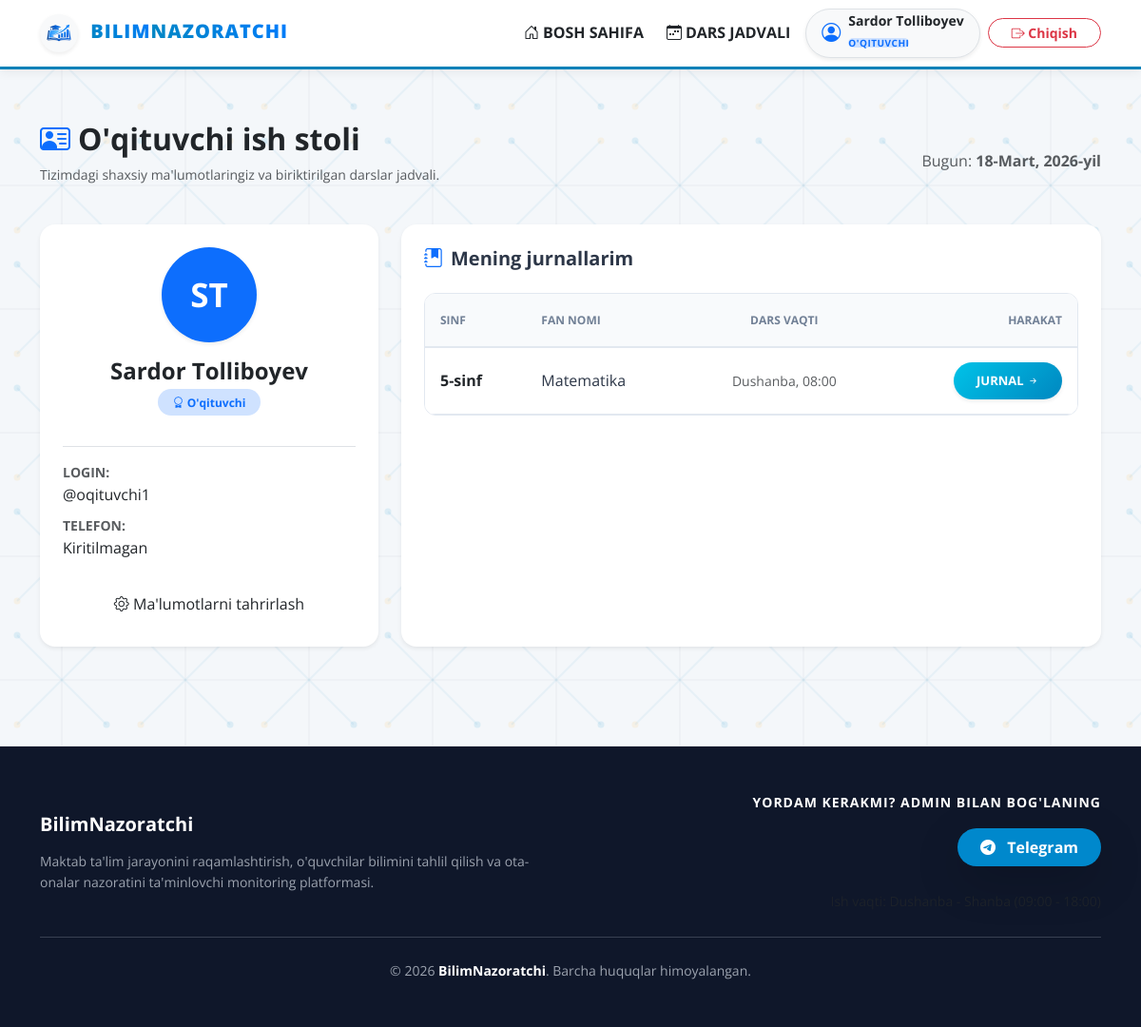
The page /oqituvchi/dashboard/ (signed in) on the database its author committed.
### apps/hisoblar/models.py (models this page shows, shortened)
class Foydalanuvchi(AbstractUser):
    username = models.CharField(
        "Foydalanuvchi nomi (Login)",
        max_length=150,  # Django standarti bo'yicha 150 belgi
        unique=True,
        help_text="Majburiy. 150 tagacha belgi. Faqat harflar, raqamlar va @/./+/-/_ belgilari ruxsat etiladi.",
        validators=[UnicodeUsernameValidator()],
        error_messages={
            'unique': "Bunday foydalanuvchi nomi tizimda allaqachon mavjud. Iltimos, boshqa nom tanlang.",
        },
    )
    first_name = models.CharField("Ismi", max_length=150, blank=True)
    last_name = models.CharField("Familiyasi", max_length=150, blank=True)
    email = models.EmailField("Elektron pochta manzili", blank=True)
    is_active = models.BooleanField(
        "Faol",
        default=True,
        help_text="Foydalanuvchi faol bo'lsa, tizimdan foydalanishi mumkin. O'chirish o'rniga faolsizlantiring.",
    )
    is_staff = models.BooleanField(
        "Xodim holati",
        default=False,
        help_text="Belgilansa, foydalanuvchi admin (boshqaruv) paneliga kira oladi.",
    )
    is_superuser = models.BooleanField(
        "Super-admin holati",
        default=False,
        help_text="Belgilansa, foydalanuvchi barcha huquqlarga ega bo'ladi (alohida ruxsat berish shart emas).",
    )
    last_login = models.DateTimeField("Oxirgi kirish", blank=True, null=True)
    date_joined = models.DateTimeField("Ro'yxatdan o'tgan sana", default=timezone.now)
    ROL_TANLOVI = (
        ('admin', 'Administrator'),
        ('oqituvchi', "O'qituvchi"),
        ('oquvchi', "O'quvchi"),
        ('ota_ona', 'Ota-ona'),
    )
    rol = models.CharField(
        "Tizimdagi vazifasi",
        max_length=20,
        choices=ROL_TANLOVI,
        default='oquvchi',
        help_text="Foydalanuvchining saytdagi vakolatlarini belgilaydi."
    )
    telefon = models.CharField(
        "Telefon raqami",
        max_length=15,
        blank=True,
        null=True,
        help_text="Namuna: +998901234567"
    )
    telegram_id = models.CharField(
        "Telegram ID raqami",
        max_length=20,
        blank=True,
        null=True,
        help_text="Telegram bot orqali bildirishnomalar yuborish uchun kerak."
    )
    sinf = models.ForeignKey(
        'talim.Sinf',
        on_delete=models.SET_NULL,
        null=True,
        blank=True,
        related_name='sinfdagi_oquvchilar',
        verbose_name="Sinfi",
        help_text="O'quvchi qaysi sinfda o'qishini belgilang."
    )
    farzandi = models.ForeignKey(
        'self',
        on_delete=models.SET_NULL,
        null=True,
        blank=True,
        limit_choices_to={'rol': 'oquvchi'},  # Faqat o'quvchilarni tanlash imkoni
        related_name='ota_onasi',
        verbose_name="Biriktirilgan farzandi (O'quvchi)",
        help_text="Faqat ota-ona foydalanuvchisi uchun farzandini tanlang."
    )
    groups = models.ManyToManyField(
        "auth.Group",
        verbose_name="Guruhlar",
        blank=True,
        help_text="Foydalanuvchi biriktirilgan guruhlar ro'yxati.",
        related_name="user_set",
        related_query_name="user",
    )
    user_permissions = models.ManyToManyField(
        "auth.Permission",
        verbose_name="Foydalanuvchi huquqlari",
        blank=True,
        help_text="Ushbu foydalanuvchiga bevosita berilgan huquqlar.",
        related_name="user_set",
        related_query_name="user",
    )
    class Meta:
        db_table = 'foydalanuvchilar'  # Ma'lumotlar bazasidagi jadval nomi
        verbose_name = "Foydalanuvchi"
        verbose_name_plural = "Foydalanuvchilar"
        ordering = ['-date_joined']

### apps/talim/models.py (models this page shows, shortened)
class Taqsimot(models.Model):
    HAFTA_KUNLARI = (
        ("1", "Dushanba"),
        ("2", "Seshanba"),
        ("3", "Chorshanba"),
        ("4", "Payshanba"),
        ("5", "Juma"),
        ("6", "Shanba"),
    )
    oqituvchi = models.ForeignKey(
        settings.AUTH_USER_MODEL,
        on_delete=models.CASCADE,
        limit_choices_to={"rol": "oqituvchi"},
        related_name="biriktirilgan_darslari",
        verbose_name="Mas'ul o'qituvchi",
    )
    sinf = models.ForeignKey(
        Sinf,
        on_delete=models.CASCADE,
        related_name="dars_jadvali",
        verbose_name="Sinf",
    )
    fan = models.ForeignKey(Fan, on_delete=models.CASCADE, verbose_name="Fan")
    kun = models.CharField("Hafta kuni", max_length=1, choices=HAFTA_KUNLARI)
    soat = models.TimeField("Dars boshlanish vaqti")
    class Meta:
        db_table = "dars_taqsimotlari"
        verbose_name = "Dars taqsimoti"
        verbose_name_plural = "Darslar taqsimoti"
        unique_together = ("sinf", "kun", "soat")

class Sinf(models.Model):
    nomi = models.CharField("Sinf nomi", max_length=50, unique=True, help_text="Masalan: 9-A")
    SMENA_TANLOVI = (
        ("1", "1-smena (08:00-13:00)"),
        ("2", "2-smena (13:00-17:55)"),
    )
    smena = models.CharField(
        "Smena",
        max_length=1,
        choices=SMENA_TANLOVI,
        default="1",
        help_text="Sinf qaysi smenada o'qishini tanlang.",
    )
    class Meta:
        db_table = "sinflar"
        verbose_name = "Sinf"
        verbose_name_plural = "Sinflar"
        ordering = ["nomi"]

class Fan(models.Model):
    nomi = models.CharField("Fan nomi", max_length=100, unique=True)
    class Meta:
        db_table = "fanlar"
        verbose_name = "Fan"
        verbose_name_plural = "Fanlar"
        ordering = ["nomi"]

### apps/talim/views.py (the view)
# urls.py: path('oqituvchi/dashboard/', oqituvchi_dashboard_view, name='oqituvchi_dashboard'),
@login_required
def oqituvchi_dashboard_view(request):
    if request.user.rol != 'oqituvchi':
        return redirect('talim:bosh_sahifa')
    darslar = Taqsimot.objects.filter(oqituvchi=request.user).select_related('sinf', 'fan')
    return render(request, 'oqituvchi/dashboard.html', {'taqsimotlar': darslar})

### templates/oqituvchi/dashboard.html (shortened to what this page needs)
{% extends 'base.html' %}
{% load static %}
{% block extra_css %}
    <link rel="stylesheet" href="{% static 'css/oqituvchi.css' %}?v=20260317">
{% endblock %}
{% block content %}
<div class="mt-4">
    <div class="row mb-4 align-items-center">
        <div class="col-md-8">
            <h2 class="fw-bold text-dark">
                <i class="bi bi-person-vcard text-primary me-2"></i>O'qituvchi ish stoli
            </h2>
            <p class="text-muted small">Tizimdagi shaxsiy ma'lumotlaringiz va biriktirilgan darslar jadvali.</p>
        </div>
        <div class="col-md-4 text-md-end">
            <p class="text-muted mb-0">Bugun: <b>{% now "j-F, Y" %}-yil</b></p>
        </div>
    </div>
    <div class="row">
        <div class="col-lg-4 mb-4">
            <div class="card-em border-0 shadow-sm text-center p-4">
                <div class="mb-3">
                    <div class="teacher-avatar bg-primary text-white rounded-circle d-inline-flex align-items-center justify-content-center shadow-sm mx-auto"
                         style="width: 100px; height: 100px; font-size: 35px; font-weight: bold;">
                        {{ user.first_name|slice:":1" }}{{ user.last_name|slice:":1" }}
                    </div>
                </div>
                <h4 class="fw-bold mb-1 text-dark">{{ user.get_full_name|default:user.username }}</h4>
                <span class="badge bg-primary-subtle text-primary px-3 py-2 rounded-pill mb-4">
                    <i class="bi bi-award"></i> {{ user.get_rol_display }}
                </span>
                <div class="text-start mt-2 border-top pt-3">
                    <div class="mb-2">
                        <small class="text-muted d-block small fw-bold">LOGIN:</small>
                        <span class="text-dark">@{{ user.username }}</span>
                    </div>
                    <div class="mb-2">
                        <small class="text-muted d-block small fw-bold">TELEFON:</small>
                        <span class="text-dark">{{ user.telefon|default:"Kiritilmagan" }}</span>
                    </div>
                </div>
                <div class="mt-4">
                    <a href="/admin/hisoblar/foydalanuvchi/{{ user.id }}/change/" class="btn btn-em-secondary w-100 py-2">
                        <i class="bi bi-gear"></i> Ma'lumotlarni tahrirlash
                    </a>
                </div>
            </div>
        </div>
        <div class="col-lg-8 mb-4">
            <div class="card-em border-0 shadow-sm p-4 h-100">
                <h5 class="fw-bold mb-4">
                    <i class="bi bi-journal-bookmark-fill text-primary me-2"></i>Mening jurnallarim
                </h5>
                <div class="table-responsive">
                    <table class="table-em table-hover">
                        <thead class="bg-light text-secondary">
                            <tr>
                                <th class="ps-3">Sinf</th>
                                <th>Fan nomi</th>
                                <th class="text-center">Dars vaqti</th>
                                <th class="text-end pe-3">Harakat</th>
                            </tr>
                        </thead>
                        <tbody>
                            {% for dars in taqsimotlar %}
                            <tr>
                                <td class="ps-3 fw-bold text-dark">{{ dars.sinf.nomi }}</td>
                                <td>{{ dars.fan.nomi }}</td>
                                <td class="text-center small text-muted">{{ dars.get_kun_display }}, {{ dars.soat|time:"H:i" }}</td>
                                <td class="text-end pe-3">
                                    <a href="{% url 'talim:jurnal' dars.id %}" class="btn btn-sm btn-em-primary rounded-pill px-4 shadow-sm">
                                        Jurnal <i class="bi bi-arrow-right-short"></i>
                                    </a>
                                </td>
                            </tr>
                            {% empty %}
                            <tr>
                                <td colspan="4" class="text-center py-5 text-muted">Sizga hali sinflar biriktirilmagan.</td>
                            </tr>
                            {% endfor %}
                        </tbody>
                    </table>
                </div>
            </div>
        </div>
    </div>
</div>
{% endblock %}

### templates/include/navbar.html (shortened to what this page needs)
{% load static %}
<nav class="navbar navbar-expand-lg navbar-em shadow-sm">
  <div class="container">
    <a class="navbar-brand fw-bold text-dark bn-brand"
       href="{% if user.is_authenticated %}{% url 'talim:bosh_sahifa' %}{% else %}{% url 'talim:landing' %}{% endif %}">
      <img src="{% static 'img/logo.png' %}" alt="Logo" width="40" height="40"
           class="me-2 rounded-circle bg-light p-1 shadow-sm">
      <span class="bn-brand-a">BILIM</span><span class="bn-brand-b">NAZORATCHI</span>
    </a>
    <div class="collapse navbar-collapse" id="bilimNavbar">
      <ul class="navbar-nav ms-auto align-items-center gap-2">
        <li class="nav-item">
          <a class="nav-link text-dark fw-bold d-flex align-items-center" href="{% url 'talim:landing' %}">
            <i class="bi bi-house-door me-1"></i>
            BOSH SAHIFA
          </a>
        </li>
        {% if user.is_authenticated %}
          <li class="nav-item">
            <a class="nav-link text-dark fw-bold d-flex align-items-center" href="{% url 'talim:haftalik_dars_jadvali' %}">
              <i class="bi bi-calendar-week me-1"></i>
              DARS JADVALI
            </a>
          </li>
          <li class="nav-item">
            <div class="d-flex align-items-center bg-light px-3 py-1 rounded-pill border shadow-sm">
              <i class="bi bi-person-circle text-primary me-2 fs-5"></i>
              <div class="text-start">
                <span class="d-block fw-bold small text-dark bn-user-name">
                  {{ user.get_full_name|default:user.username }}
                </span>
                <span class="badge bg-primary-subtle text-primary p-0 small bn-role-badge">
                  {{ user.get_rol_display }}
                </span>
              </div>
            </div>
          </li>
          <li class="nav-item">
            <form action="{% url 'hisoblar:logout' %}" method="post" class="d-inline">
              <button type="submit" class="btn btn-sm btn-outline-danger px-4 rounded-pill fw-bold">
                <i class="bi bi-box-arrow-right"></i>
                Chiqish
              </button>
            </form>
          </li>
        {% else %}
          <li class="nav-item">
            <a class="btn btn-em-primary px-4 rounded-pill fw-bold shadow-sm" href="{% url 'hisoblar:login' %}">
              Kirish
            </a>
          </li>
        {% endif %}
      </ul>
    </div>
  </div>
</nav>

### static/css/style.css (style rules this page uses)
:root { --primary: #007bff; --primary-dark: #0056b3; --em-blue: #0087c0; --accent: #00c3e8; --em-orange: #ff9d00; --em-gradient-top: #0087c0; --em-gradient-bottom: #0056b3; --bg-main: #f4f7fa; --white: #ffffff; --text-main: #2d3748; --text-muted: #718096; --success: #22c55e; --danger: #ef4444; --warning: #f59e0b; --border: #e2e8f0; }
html, body { height: 100%; margin: 0; padding: 0; }
body { display: flex; flex-direction: column; min-height: 100vh; font-family: 'Open Sans', 'Inter', sans-serif; background-color: var(--bg-main); background-image: url("../img/orqa_fon_naqsh.svg"); background-repeat: repeat; background-size: 520px 520px; color: var(--text-main); line-height: 1.6; }
.navbar-em { background-color: var(--white) !important; min-height: 70px; }
.bn-brand-a { color: var(--em-blue); letter-spacing: 0.5px; }
.bn-brand-b { color: #334155; letter-spacing: 0.5px; }
.bn-user-name { line-height: 1.2; }
.bn-role-badge { font-size: 10px; text-transform: uppercase; letter-spacing: 0.5px; }
.navbar-brand span { font-weight: 800; letter-spacing: 1px; background: linear-gradient(45deg, var(--em-blue), var(--primary)); -webkit-background-clip: text; -webkit-text-fill-color: transparent; }
.card-em { background: var(--white); border: 1px solid var(--border); border-radius: 16px; box-shadow: 0 10px 25px rgba(0, 0, 0, 0.03); padding: 25px; transition: all 0.3s ease; }
.table-em { width: 100%; border-collapse: separate; border-spacing: 0; border-radius: 12px; overflow: hidden; border: 1px solid var(--border); }
.table-em thead th { background-color: #f8fafc; color: var(--text-muted); font-weight: 700; font-size: 12px; text-transform: uppercase; padding: 18px 15px; border-bottom: 2px solid var(--border); }
.table-em tbody td { padding: 15px; background-color: var(--white); border-bottom: 1px solid var(--border); vertical-align: middle; }
.btn-em-primary { background: linear-gradient(135deg, var(--accent) 0%, var(--em-blue) 100%); color: var(--white) !important; border: none; border-radius: 8px; padding: 10px 25px; font-weight: 700; text-transform: uppercase; font-size: 13px; box-shadow: 0 4px 15px rgba(0, 135, 192, 0.2); transition: all 0.3s; }

### rows shown on the page
Foydalanuvchi: get_full_name "Sardor Tolliboyev", rol "O'QITUVCHI", first_name "S", last_name "T", rol "O'qituvchi", username "oqituvchi1", telefon "Kiritilmagan"
Taqsimot: sinf.nomi "5-sinf", fan.nomi "Matematika", kun "Dushanba", soat "08:00"
